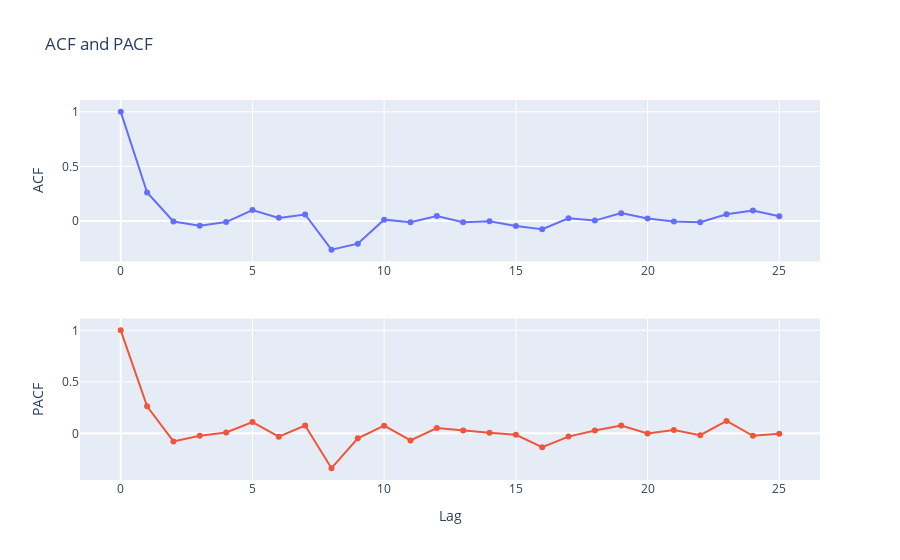

The notebook cell saved with this chart:
### Markdown cell above
## Observations
 * The Autocorrelation Function (ACF) values for lags 0 through 25 show a strong positive autocorrelation at the first lag `(Lag 1: 0.9524)`, which suggests a high level of linear predictability from one observation to the next in the time series data. This autocorrelation gradually decreases as the lags increase.

* By Lag 12, the autocorrelation is still positive `(Lag 12: 0.2794)` but has decreased substantially from Lag 1, indicating a seasonal pattern at an annual frequency, which is common in monthly data. After Lag 12, the ACF values continue to decline, suggesting that the direct correlation between observations diminishes as the time interval between them increases.

### Code cell
import plotly.graph_objects as go
from plotly.subplots import make_subplots
from statsmodels.tsa.stattools import acf, pacf


def plot_acf_pacf(series, lags):
    # Calculate ACF and PACF
    acf_values = acf(series, nlags=lags)
    pacf_values = pacf(series, nlags=lags)

    # Create subplots
    fig = make_subplots(rows=2, cols=1)

    # Add ACF trace
    fig.add_trace(
        go.Scatter(
            x=list(range(len(acf_values))),
            y=acf_values,
            mode='lines+markers',
            name='ACF'
        ), row=1, col=1
    )

    # Add PACF trace
    fig.add_trace(
        go.Scatter(
            x=list(range(len(pacf_values))),
            y=pacf_values,
            mode='lines+markers',
            name='PACF'
        ), row=2, col=1
    )

    # Update layout
    fig.update_layout(
        title="ACF and PACF",
        showlegend=False
    )

    fig.update_xaxes(title_text="Lag", row=2, col=1)
    fig.update_yaxes(title_text="ACF", row=1, col=1)
    fig.update_yaxes(title_text="PACF", row=2, col=1)

    # Show plot
    fig.show()

plot_acf_pacf(germany_wheat_prices['Value'], 25)

### Figure 1 — Plotly figure (JSON) as saved in the notebook; plotly's stock layout.template omitted (floating-point values rounded to 4 significant figures)
{"data": [{"mode": "lines+markers", "name": "ACF", "type": "scatter", "x": [0, 1, 2, 3, 4, 5, 6, 7, 8, 9, 10, 11, 12, 13, 14, 15, 16, 17, 18, 19, 20, 21, 22, 23, 24, 25], "xaxis": "x", "y": [1, 0.261, -0.004671, -0.04355, -0.01037, 0.09931, 0.0281, 0.05878, -0.2634, -0.2086, 0.01189, -0.01211, 0.04602, -0.01127, -0.003238, -0.04697, -0.07657, 0.02395, 0.003116, 0.07152, 0.023, -0.005216, -0.01168, 0.06159, 0.09507, 0.04347], "yaxis": "y"}, {"mode": "lines+markers", "name": "PACF", "type": "scatter", "x": [0, 1, 2, 3, 4, 5, 6, 7, 8, 9, 10, 11, 12, 13, 14, 15, 16, 17, 18, 19, 20, 21, 22, 23, 24, 25], "xaxis": "x2", "y": [1, 0.2628, -0.07928, -0.02411, 0.008502, 0.1086, -0.03261, 0.07503, -0.3387, -0.04914, 0.07431, -0.06934, 0.05123, 0.02637, 0.005187, -0.01509, -0.1345, -0.03223, 0.02705, 0.07471, -0.0009164, 0.03292, -0.01864, 0.12, -0.02448, -0.003634], "yaxis": "y2"}], "layout": {"showlegend": false, "title": {"text": "ACF and PACF"}, "xaxis": {"anchor": "y", "domain": [0, 1]}, "xaxis2": {"anchor": "y2", "domain": [0, 1], "title": {"text": "Lag"}}, "yaxis": {"anchor": "x", "domain": [0.575, 1], "title": {"text": "ACF"}}, "yaxis2": {"anchor": "x2", "domain": [0, 0.425], "title": {"text": "PACF"}}}}
